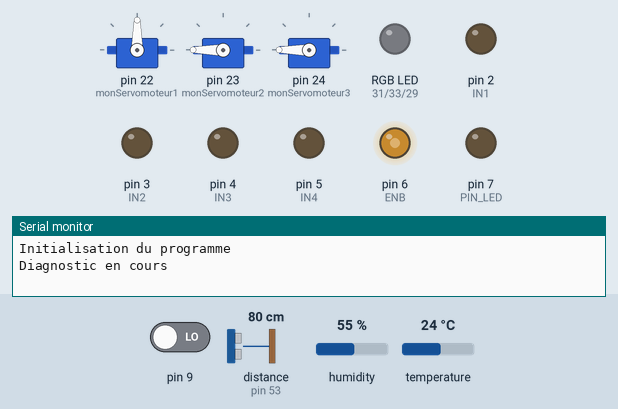
This sketch was run on a simulated Arduino Mega 2560, built with avr-gcc and run on an emulated ATmega2560. Shown: 3 × servo, an RGB LED mixed from three pins (HIGH = lit), output pins drawn as LEDs (lit = HIGH), the last lines printed to the serial monitor. The inputs (shaded band) are chosen by the test bench; at power-on: pin 9 LOW, distance to the obstacle (sensor on pin 53) 80 cm, humidity 55 %, temperature 24 °C. The echo pulse lasts 58.3 µs per cm; pins used as bus, display or sensor lines are not drawn.

Above: at 0.1 s.
At 1.1 s:
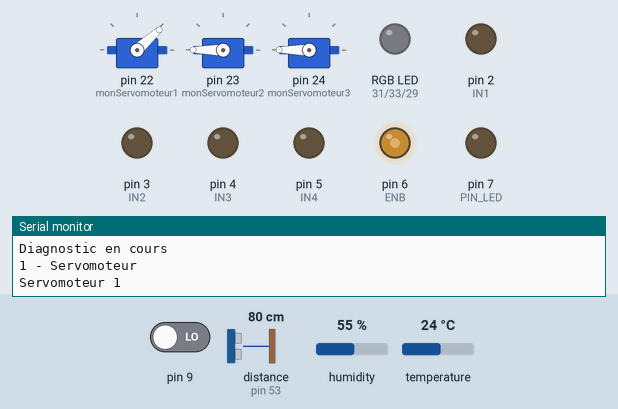
At 4.1 s:
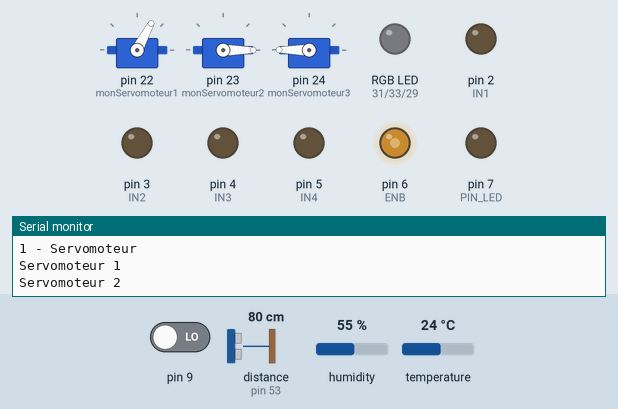
At 7.1 s:
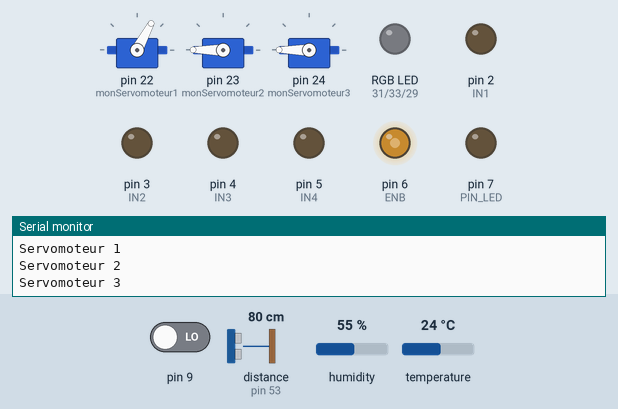
At 14.1 s:
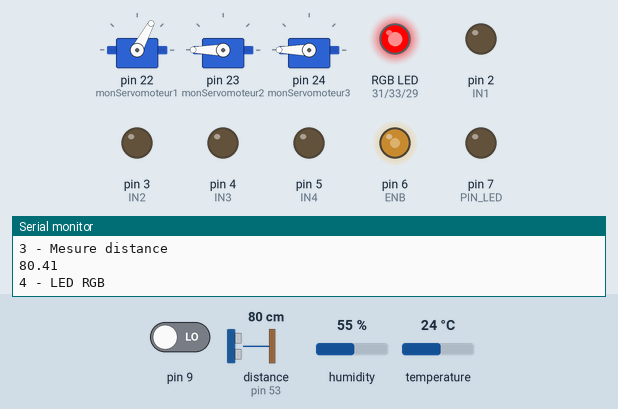
At 17.1 s:
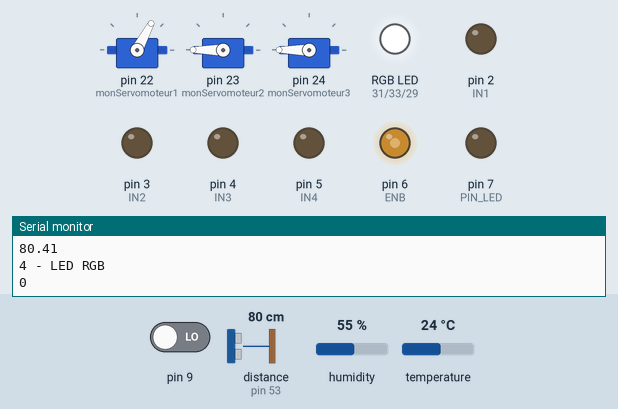
Timing chart, 0 to 18.6 s (numbered marks = the images above):
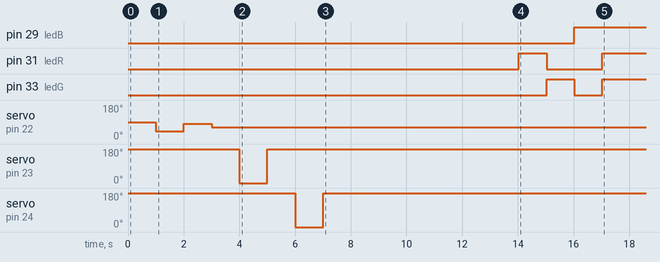

The sketch:

diagnostic.ino
```cpp
#include <SoftwareSerial.h>   // librairie pour creer une nouvelle connexion serie max 9600 baud
#include <dht11.h>
#define PIN_LED 7
#include <Servo.h>

SoftwareSerial BTSerial(10, 11); // RX | TX  = > BT-TX=10 BT-RX=11

#define DHT11PIN 8
dht11 DHT11;
String mot;
int temp;
char str[2];

int IN1=2;
int IN2=3;
int IN3=4;
int IN4=5;
int ENB=6;

int pinTrig = 52;
int pinEcho = 53;
long temps;
float distance;


Servo monServomoteur1;
Servo monServomoteur2;
Servo monServomoteur3;

int ledR = 31;
int ledB = 29;
int ledG = 33;

int cam = 35;


void setup()
{

  pinMode(pinTrig, OUTPUT);
  pinMode(pinEcho, INPUT);
  digitalWrite(pinTrig, LOW);

  monServomoteur1.attach(22);
  monServomoteur2.attach(23);
  monServomoteur3.attach(24);

  monServomoteur2.write(180);
  monServomoteur3.write(180);

  Serial.begin(9600);
  Serial.println("Initialisation du programme");

  BTSerial.begin(9600);  // HC-05 9600 baud

  pinMode(PIN_LED, OUTPUT);

  //Moteurs
  pinMode(IN1, OUTPUT);
  pinMode(IN2, OUTPUT);
  pinMode(IN3, OUTPUT);
  pinMode(IN4, OUTPUT);
  pinMode(ENB, OUTPUT);

  analogWrite(ENB, 255);
  analogWrite(ENB, 130); //130

  digitalWrite(ledR, LOW);
  digitalWrite(ledG, LOW);
  digitalWrite(ledB, LOW);


}

void loop()
{

  Serial.println("Diagnostic en cours");
  delay(1000);
  Serial.println("1 - Servomoteur");
  servomoteur();
  delay(2000);

  Serial.println("\n2 - Température (DHT11)");
  getTemperature();
  delay(2000),

  Serial.println("\n3 - Mesure distance");
  mesureDistance();
  delay(2000);


  Serial.println("\n4 - LED RGB");
  setColor(255,0,0);
  delay(1000);
  setColor(0,255,0);
  delay(1000);
  setColor(0,0,255);
  delay(1000);
  setColor(255,255,255);

  while(1){
    Serial.println(digitalRead(9));
    delay(200);
  }

  //Serial.println("\n5 - Caméra");
  //analogWrite(cam, 255);
  /*
  digitalWrite(ledR, LOW);
  digitalWrite(ledG, LOW);
  digitalWrite(ledB, LOW);*/

  /*Serial.println("\n4 - Avance");
  avancer();
  delay(2000);

  Serial.println("\n5 - Recule");
  reculer();
  delay(2000);

  Serial.println("\n6 - Arrêt");
  arret();
  delay(2000);*/


  Serial.println("Diagnostic terminé");

  while(true){
    delay(1000);
  }
}

void servomoteur(){
  // Fait bouger le bras de 0° à 180°
  Serial.println("Servomoteur 1");
  monServomoteur1.write(42);
  delay(1000);
  monServomoteur1.write(82);
  delay(1000);
  monServomoteur1.write(62);
  delay(1000);

  Serial.println("Servomoteur 2");

  monServomoteur2.write(0);
  delay(1000);
  monServomoteur2.write(180);
  delay(1000);

  Serial.println("Servomoteur 3");

  monServomoteur3.write(0);
  delay(1000);
  monServomoteur3.write(180);
  delay(1000);

}


void getTemperature() {
  int temperature = 0;
  int humidity = 0;
  int chk = DHT11.read(DHT11PIN);

  Serial.print((int)DHT11.temperature);
  Serial.print("°C, ");
  Serial.print((int)DHT11.humidity);
  Serial.println("%");
}

void avancer(){
  digitalWrite(IN1, LOW);
  digitalWrite(IN2, HIGH);
  digitalWrite(IN3, LOW);
  digitalWrite(IN4, HIGH);
}

void reculer(){
  digitalWrite(IN1, HIGH);
  digitalWrite(IN2, LOW);
  digitalWrite(IN3, HIGH);
  digitalWrite(IN4, LOW);
}


void arret(){
  digitalWrite(IN1, LOW);
  digitalWrite(IN2, LOW);
  digitalWrite(IN3, LOW);
  digitalWrite(IN4, LOW);
}

float mesureDistance(){
  digitalWrite(pinTrig, LOW);
  delayMicroseconds(2);
  digitalWrite(pinTrig, HIGH);
  delayMicroseconds(10);
  digitalWrite(pinTrig, LOW);
  distance = pulseIn(pinEcho, HIGH) / 58.0;
  Serial.println(distance);
  return distance;
}

void setColor(int red_light_value, int green_light_value, int blue_light_value)
 {
  analogWrite(ledR, red_light_value);
  analogWrite(ledG, green_light_value);
  analogWrite(ledB, blue_light_value);
}
```

Measured:
- by itself, pin 29 (ledB): LOW → HIGH at 16.0 s
- by itself, pin 31 (ledR): LOW → HIGH at 14.0 s, → LOW 1.0 s later, → HIGH 2.0 s later
- by itself, pin 33 (ledG): LOW → HIGH at 15.0 s, → LOW 1.0 s later, → HIGH 1.0 s later
- by itself, servo on pin 22 (monServomoteur1): 90° → 42° at 1.0 s, → 82° 1.0 s later, → 62° 1.0 s later
- by itself, servo on pin 23 (monServomoteur2): 180° → 0° at 4.0 s, → 180° 1.0 s later
- by itself, servo on pin 24 (monServomoteur3): 180° → 0° at 6.0 s, → 180° 1.0 s later
